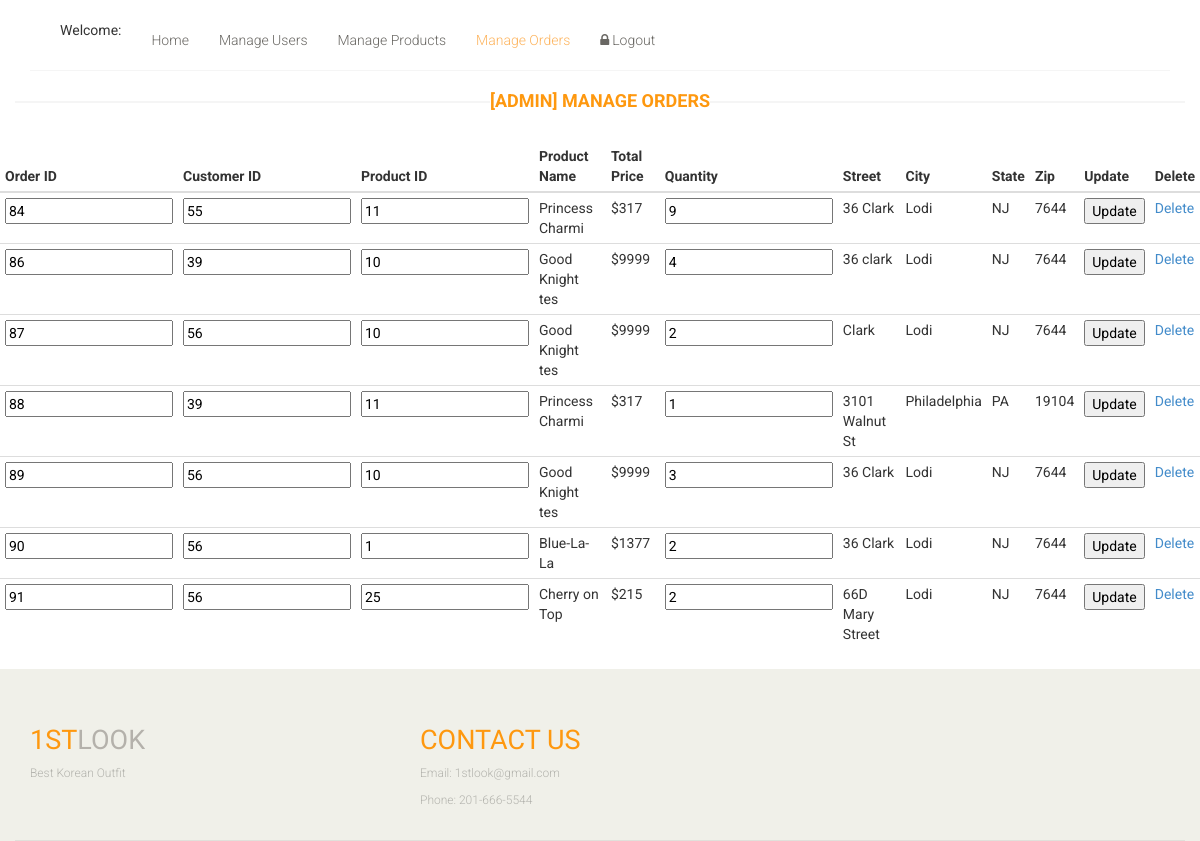
The page /edit-2.php on the database its author committed.
### tables this page shows
CREATE TABLE `orders` (
  `Oid` int(15) NOT NULL,
  `Cid` int(15) NOT NULL,
  `Pid` int(15) NOT NULL,
  `Pname` varchar(15) NOT NULL,
  `quantity` int(15) NOT NULL,
  `price` int(30) NOT NULL,
  `adress` varchar(30) NOT NULL,
  `city` text NOT NULL,
  `state` text NOT NULL,
  `zip` int(15) NOT NULL
);

### edit-2.php (the view, shortened to what this page needs)
<?php
	$link = connect();
	$sql = "SELECT * FROM orders";
	$result= mysqli_query($link,$sql);
			if(mysqli_num_rows($result) > 0){
?>
<!DOCTYPE html>
<html lang="en">
<head>
    <link href="css/bootstrap.min.css" rel="stylesheet">
    <link href="css/font-awesome.min.css" rel="stylesheet">
    <link href="css/prettyPhoto.css" rel="stylesheet">
    <link href="css/price-range.css" rel="stylesheet">
    <link href="css/animate.css" rel="stylesheet">
	<link href="css/main.css" rel="stylesheet">
	<link href="css/responsive.css" rel="stylesheet">
</head>
    <body>
        <form id="my_form" method="POST">
        <header id="header">
		<div class="header-middle">
			<div class="container">
				<div class="row" >
					<div class="col-sm-8">
						<div class="shop-menu pull-left">
							<ul class="nav navbar-nav">
							    <li><?php echo "Welcome: ", $_SESSION['firstname'] ?></li>
								<li><a href="admin.php">Home</a></li>
								<li><a href="admin_users.php?admin_users">Manage Users</a></li>
                                <li><a href="admin_products.php?admin_products">Manage Products</a></li>
								<li><a href="admin_orders.php?admin_orders"  class="active" >Manage Orders</a></li>
								<li><a href="logout.php"><i class="fa fa-lock"></i>Logout</a>
								</li>
							</ul>
						</div>
					</div>
				</div>
			</div>
		</div>
	</header>
        <h2 class="title text-center"><br>[ADMIN] Manage Orders</h2>
        <table class="table table-condensed">
					<thead>
						<tr class="cart_menu">
						<th>Order ID</th>
                        <th>Customer ID</th>
                        <th>Product ID</th>
                        <th>Product Name</th>
                        <th>Total Price</th>
                        <th>Quantity</th>
                        <th>Street</th>
                        <th>City</th>
                        <th>State</th>
                        <th>Zip</th>
                        <th>Update</th>
                        <th>Delete</th>
						</tr>
					</thead>
<?php
			  while($row=mysqli_fetch_assoc($result)){
			   $Oid = $row['Oid'];
			   $Cid = $row['Cid'];
			   $Pid = $row['Pid'];
			   $Pname = $row['Pname'];
			   $price = $row['price'];
			   $quantity = $row['quantity'];
			   $adress = $row['adress'];
			   $city = $row['city'];
			   $state = $row['state'];
			   $zip = $row['zip'];
?>
               <tr>
            <td><input type="text" name ="new_oid" id= "new_oid" value="<?php echo $Oid?>" readonly></input></td>
               <td><input type="text" name ="new_cid" id= "new_cid" value="<?php echo $Cid?>" readonly></input></td>
               <td><input type="text" name ="new_pid" id= "new_pid" value="<?php echo $Pid?>" readonly></input></td>
                <td><?php echo $Pname?></td>
                <td>$<?php echo $price?></td>
                <td><input type="text" name ="new_quantity" id= "new_quantity" value="<?php echo $quantity?>"></input></td>
                <td><?php echo $adress?></td>
                <td><?php echo $city?></td>
               <td><?php echo $state?></td>
                <td><?php echo $zip?></td>
                <td><input type="submit" name="update_quantity_abidha" formaction="/~kimd35/1st_look/edit.php"  value="Update" id="update" onclick="UpdateTable();"/></td>
                <td><a class="cart_quantity_delete" href="admin_orders.php">Delete</a></td>
              </tr>
           <?php
			  }
           ?>
        </table>
    <footer id="footer">
		<div class="footer-top">
			<div class="container">
				<div class="row">
					<div class="col-sm-2">
						<div class="companyinfo">
							<h2><span>1ST</span>LOOK</h2>
							<p>Best Korean Outfit</p>
						</div>
					</div>
					<div class="col-sm-2">
					</div>
						<div class="col-sm-2">
						<div class="companyinfo">
							<h2><span>Contact Us</span></h2>
							<p>Email: 1stlook@gmail.com</p>
							<p>Phone: 201-666-5544</p>
						</div>
					</div>
						<div class="col-sm-2">
					</div>
					<div class="col-sm-3">
						<div class="address">
						</div>
					</div>
				</div>
			</div>
		</div>
	</footer>
    </form>
    </body>
</html>
<?php
		} else{
				echo "Can't find another products. Try later.";
				}
?>

### css/main.css (style rules this page uses)
body { font-family: 'Roboto', sans-serif; background:; position: relative; font-weight:400px; }
ul li { list-style: none; }
a { -webkit-transition: 300ms; -moz-transition: 300ms; -o-transition: 300ms; transition: 300ms; }
h1, h2, h3, h4, h5, h6 { font-family: 'Roboto', sans-serif; }
.header-middle .container .row { border-bottom: 1px solid #f5f5f5; margin-left: 0; margin-right: 0; padding-bottom: 20px; padding-top: 20px; }
.header-middle .container .row .col-sm-8 { padding-right:0; }
.shop-menu ul li { display:inline-block; padding-left: 15px; padding-right: 15px; }
.shop-menu ul li:last-child { padding-right: 0; }
.shop-menu ul li a { color: #696763; font-family: 'Roboto', sans-serif; font-size: 14px; font-weight: 300; padding:0; padding-right: 0; margin-top: 10px; }
.shop-menu ul li a i { margin-right:3px; }
.mainmenu ul li a:hover, .mainmenu ul li a.active, .shop-menu ul li a.active { background:none; color:#fdb45e; }
#footer { background: #F0F0E9; }
.footer-top .container { border-bottom: 1px solid #E0E0DA; padding-bottom: 20px; }
.companyinfo { margin-top: 57px; }
.companyinfo h2 { color: #B4B1AB; font-family: abel; font-size: 27px; text-transform: uppercase; }
.companyinfo h2 span { color:#FE980F; }
.companyinfo p { color: #B3B3AD; font-family: 'Roboto', sans-serif; font-size: 12px; font-weight: 300; }
.footer-top .col-sm-3 { overflow: hidden; }
.address { margin-top: 30px; position: relative; overflow: hidden; }
.left-sidebar h2:after, h2.title:after { content: " "; position: absolute; border: 1px solid #f5f5f5; bottom:8px; left: 0; width: 100%; height: 0; z-index: -2; }
h2.title:before { content: " "; position: absolute; background: #fff; bottom: -6px; width: 220px; height: 30px; z-index: -1; left: 50%; margin-left: -110px; }
h2.title { color: #FE980F; font-family: 'Roboto', sans-serif; font-size: 18px; font-weight: 700; margin: 0 15px; text-transform: uppercase; margin-bottom: 30px; position: relative; }

### rows shown on the page
orders: new_oid "84", new_cid "55", new_pid "11", Pname "Princess Charmi", price "317", new_quantity "9", adress "36 Clark", city "Lodi", state "NJ", zip "7644"
orders: new_oid "86", new_cid "39", new_pid "10", Pname "Good Knight tes", price "9999", new_quantity "4", adress "36 clark", city "Lodi", state "NJ", zip "7644"
orders: new_oid "87", new_cid "56", new_pid "10", Pname "Good Knight tes", price "9999", new_quantity "2", adress "Clark", city "Lodi", state "NJ", zip "7644"
orders: new_oid "88", new_cid "39", new_pid "11", Pname "Princess Charmi", price "317", new_quantity "1", adress "3101 Walnut St", city "Philadelphia", state "PA", zip "19104"
orders: new_oid "89", new_cid "56", new_pid "10", Pname "Good Knight tes", price "9999", new_quantity "3", adress "36 Clark", city "Lodi", state "NJ", zip "7644"
orders: new_oid "90", new_cid "56", new_pid "1", Pname "Blue-La-La", price "1377", new_quantity "2", adress "36 Clark", city "Lodi", state "NJ", zip "7644"
orders: new_oid "91", new_cid "56", new_pid "25", Pname "Cherry on Top", price "215", new_quantity "2", adress "66D Mary Street", city "Lodi", state "NJ", zip "7644"
